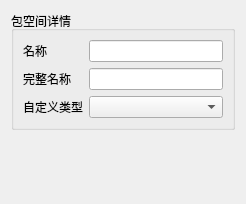
<?xml version="1.0" encoding="UTF-8"?>
<ui version="4.0">
 <class>PackageInformation</class>
 <widget class="QWidget" name="PackageInformation">
  <property name="geometry">
   <rect>
    <x>0</x>
    <y>0</y>
    <width>246</width>
    <height>204</height>
   </rect>
  </property>
  <property name="windowTitle">
   <string>Form</string>
  </property>
  <layout class="QVBoxLayout" name="verticalLayout">
   <item>
    <widget class="QGroupBox" name="groupBox">
     <property name="title">
      <string>包空间详情</string>
     </property>
     <layout class="QGridLayout" name="gridLayout">
      <item row="0" column="0">
       <widget class="QLabel" name="label">
        <property name="text">
         <string>名称</string>
        </property>
       </widget>
      </item>
      <item row="0" column="1">
       <widget class="QLineEdit" name="lineEdit_PackageName"/>
      </item>
      <item row="1" column="0">
       <widget class="QLabel" name="label_2">
        <property name="text">
         <string>完整名称</string>
        </property>
       </widget>
      </item>
      <item row="1" column="1">
       <widget class="QLineEdit" name="lineEdit_PackageCompleteName"/>
      </item>
      <item row="2" column="0">
       <widget class="QLabel" name="label_3">
        <property name="text">
         <string>自定义类型</string>
        </property>
       </widget>
      </item>
      <item row="2" column="1">
       <widget class="QComboBox" name="comboBox_DataTypeDefination">
        <property name="duplicatesEnabled">
         <bool>true</bool>
        </property>
       </widget>
      </item>
     </layout>
    </widget>
   </item>
   <item>
    <spacer name="verticalSpacer">
     <property name="orientation">
      <enum>Qt::Vertical</enum>
     </property>
     <property name="sizeHint" stdset="0">
      <size>
       <width>20</width>
       <height>40</height>
      </size>
     </property>
    </spacer>
   </item>
  </layout>
 </widget>
 <resources/>
 <connections/>
</ui>
